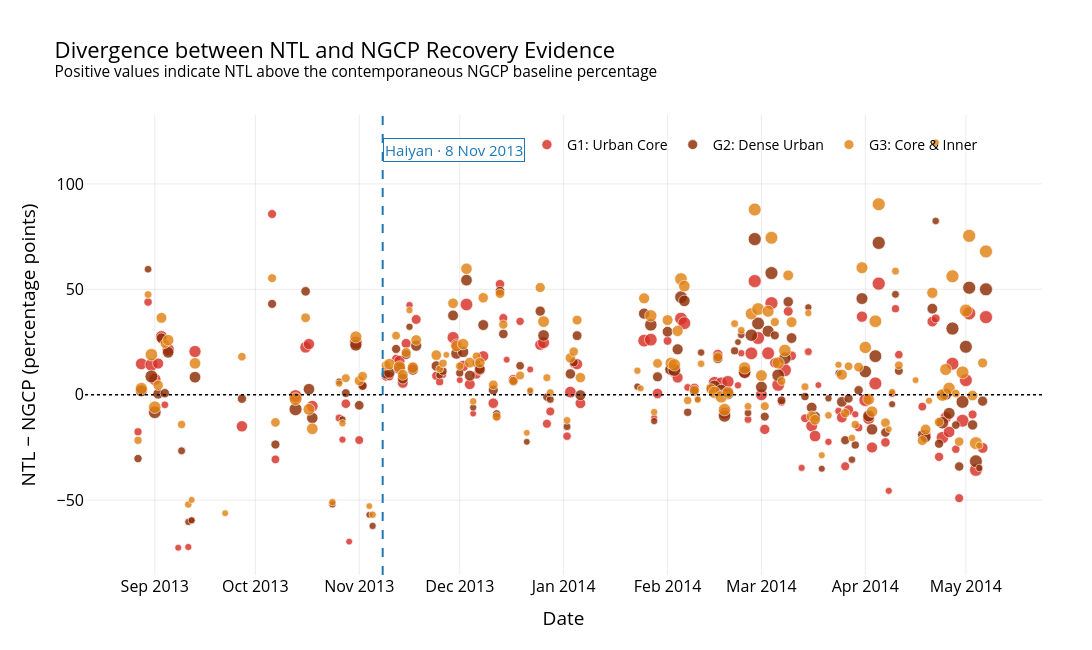

The notebook cell this image was saved under:
### Code cell
fig_divergence = go.Figure()

for group in GROUP_ORDER:
    meta = GROUP_META[group]
    matched = matched_groups[group]

    fig_divergence.add_trace(
        go.Scatter(
            x=matched["Date"],
            y=matched["NTL_minus_NGCP"],
            mode="markers",
            marker=dict(
                size=(
                    6
                    + matched["SC_pct"] / 14
                ),
                color=meta["color"],
                line=dict(
                    color="white",
                    width=0.7,
                ),
                opacity=0.82,
            ),
            customdata=matched[["SC_pct"]],
            hovertemplate=(
                "Date: %{x|%Y-%m-%d}<br>"
                "NTL − NGCP: "
                "%{y:+.1f} percentage points<br>"
                "SC: %{customdata[0]:.1f}%"
                "<extra></extra>"
            ),
            name=(
                f"{meta['code']}: "
                f"{meta['label']}"
            ),
        )
    )

fig_divergence.add_hline(
    y=0,
    line_dash="dot",
    line_color="black",
    line_width=1.5,
)

add_haiyan_marker(fig_divergence)

fig_divergence.update_layout(
    title=(
        "Divergence between NTL and NGCP Recovery Evidence"
        "<br><sup>"
        "Positive values indicate NTL above the "
        "contemporaneous NGCP baseline percentage"
        "</sup>"
    ),
    xaxis_title="Date",
    yaxis_title=(
        "NTL − NGCP (percentage points)"
    ),
)

apply_figure_style(
    fig_divergence,
    width=1300,
    height=650,
    top=115,
)

fig_divergence.show()

export_figure(
    fig_divergence,
    OUTPUT_SUPP_FIG_DIR
    / "fig_06_haiyan_ntl_ngcp_divergence_g1_g3",
)

### Figure 1 — Plotly figure (JSON) as saved in the notebook; plotly's stock layout.template omitted (floating-point values rounded to 4 significant figures; data arrays with more than 128 entries replaced by an {"elided": "..."} marker saying what was removed)
{"data": [{"customdata": {"elided": "143x1 float values"}, "hovertemplate": "Date: %{x|%Y-%m-%d}<br>NTL − NGCP: %{y:+.1f} percentage points<br>SC: %{customdata[0]:.1f}%<extra></extra>", "marker": {"color": "#d73027", "line": {"color": "white", "width": 0.7}, "opacity": 0.82, "size": {"elided": "143 float values"}}, "mode": "markers", "name": "G1: Urban Core", "type": "scatter", "x": {"elided": "143 str values"}, "y": {"elided": "143 float values"}}, {"customdata": {"elided": "149x1 float values"}, "hovertemplate": "Date: %{x|%Y-%m-%d}<br>NTL − NGCP: %{y:+.1f} percentage points<br>SC: %{customdata[0]:.1f}%<extra></extra>", "marker": {"color": "#8c2d04", "line": {"color": "white", "width": 0.7}, "opacity": 0.82, "size": {"elided": "149 float values"}}, "mode": "markers", "name": "G2: Dense Urban", "type": "scatter", "x": {"elided": "149 str values"}, "y": {"elided": "149 float values"}}, {"customdata": {"elided": "154x1 float values"}, "hovertemplate": "Date: %{x|%Y-%m-%d}<br>NTL − NGCP: %{y:+.1f} percentage points<br>SC: %{customdata[0]:.1f}%<extra></extra>", "marker": {"color": "#e08214", "line": {"color": "white", "width": 0.7}, "opacity": 0.82, "size": {"elided": "154 float values"}}, "mode": "markers", "name": "G3: Core & Inner", "type": "scatter", "x": {"elided": "154 str values"}, "y": {"elided": "154 float values"}}], "layout": {"annotations": [{"bgcolor": "rgba(255,255,255,0.88)", "bordercolor": "#1f77b4", "borderwidth": 1, "font": {"color": "#1f77b4", "size": 15}, "showarrow": false, "text": "Haiyan · 8 Nov 2013", "x": "2013-11-08T00:00:00", "xanchor": "left", "y": 0.95, "yref": "paper"}], "font": {"color": "black", "size": 16}, "height": 650, "legend": {"font": {"size": 14}, "orientation": "h", "x": 0.7, "xanchor": "center", "y": 0.9, "yanchor": "bottom"}, "margin": {"b": 75, "l": 85, "r": 50, "t": 115}, "paper_bgcolor": "rgba(0,0,0,0)", "plot_bgcolor": "white", "shapes": [{"line": {"color": "black", "dash": "dot", "width": 1.5}, "type": "line", "x0": 0, "x1": 1, "xref": "x domain", "y0": 0, "y1": 0, "yref": "y"}, {"line": {"color": "#1f77b4", "dash": "dash", "width": 2}, "type": "line", "x0": "2013-11-08T00:00:00", "x1": "2013-11-08T00:00:00", "xref": "x", "y0": 0, "y1": 1, "yref": "y domain"}], "title": {"text": "Divergence between NTL and NGCP Recovery Evidence<br><sup>Positive values indicate NTL above the contemporaneous NGCP baseline percentage</sup>"}, "width": 1300, "xaxis": {"gridcolor": "rgba(0,0,0,0.08)", "showgrid": true, "title": {"text": "Date"}, "zeroline": false}, "yaxis": {"gridcolor": "rgba(0,0,0,0.08)", "showgrid": true, "title": {"text": "NTL − NGCP (percentage points)"}, "zeroline": false}}}
